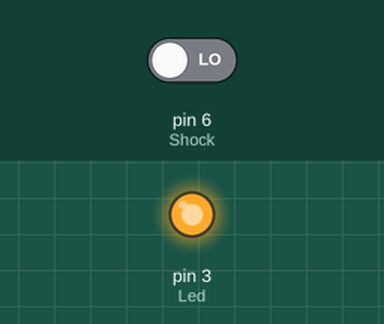
The sketch below on a simulated Arduino Uno, built with avr-gcc and run on an emulated ATmega328P. On the bench: output pins drawn as LEDs (lit = HIGH). The test bench sets the inputs (shaded band); at power-on: pin 6 (Shock) LOW.

Above: at 1.2 s.
1.3 s: pin 6 (Shock) driven HIGH
At 1.6 s:
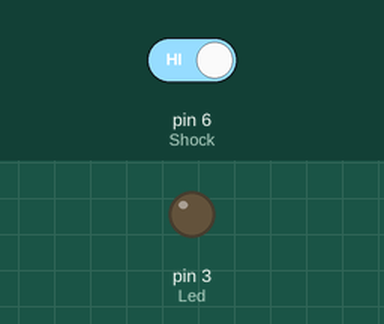
2.8 s: pin 6 (Shock) driven LOW
At 4.0 s:
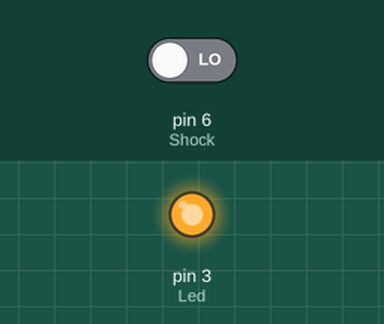
Timing chart, 0 to 5.8 s (numbered marks = the images above; inputs shaded):
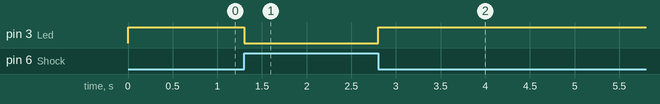

Measured:
- after the input at 1.3 s, pin 3 (Led): HIGH → LOW at once
- after the input at 2.8 s, pin 3 (Led): LOW → HIGH at once

The sketch:

test.ino
```cpp
int Led=3;//定义LED 接口
int Shock=6;//定义敲击传感器接口
int val;//定义数字变量val
void setup()
{
pinMode(Led,OUTPUT);//定义LED 为输出接口
pinMode(Shock,INPUT);//定义敲击传感器为输出接口
}
void loop()
{ val=digitalRead(Shock);//将数字接口3的值读取赋给val
if(val==HIGH) {
digitalWrite(Led,LOW); }
else
{ digitalWrite(Led,HIGH); }
}
```
